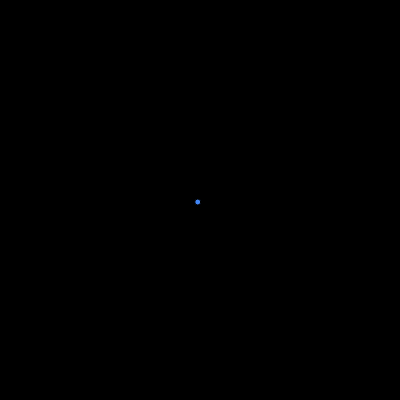
Frame 1 (no input)
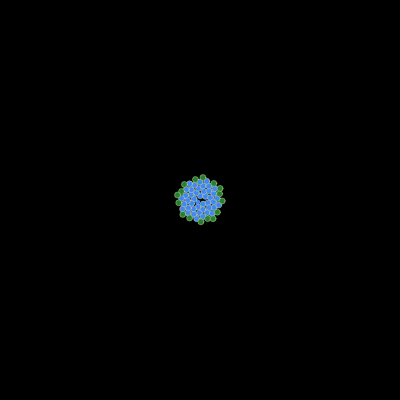
Frame 60 (no input)
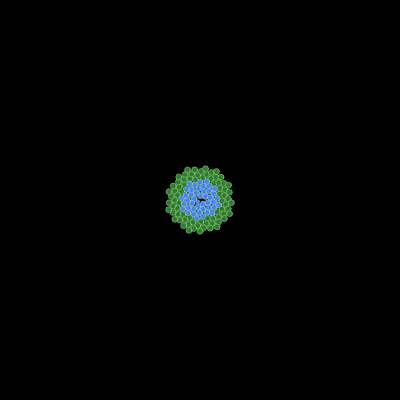
Frame 120 (the mouse pressed at the canvas centre since frame 60)

The p5.js sketch that drew these frames (run headless with seeded random() and noise() and a simulated clock; from frame 60 on, the mouse is pressed at the canvas centre):

// p5.js sketch
// ── sketch.js
var n = 0
var c = 3
var x = 0
var y = 0
var theta = 0

function setup() {
    createCanvas(400, 400)
    background(0)
    angleMode(DEGREES)
    fill(255)
}

function draw() {

    n = n + 1
    theta = n * 137.5
    r = c * sqrt(n)

    x = r * cos(theta)
    y = r * sin(theta)

    if (r < 20) {
        fill(66, 134, 244)
    } else if (r < 50) {
        fill(38, 127, 53)
    } else {
        fill(255)
    }

    ellipse(x + width / 2, y + height / 2, 6, 6)

    stroke(228, 239, 141) // stroke color
    strokeWeight(0.4)

}
